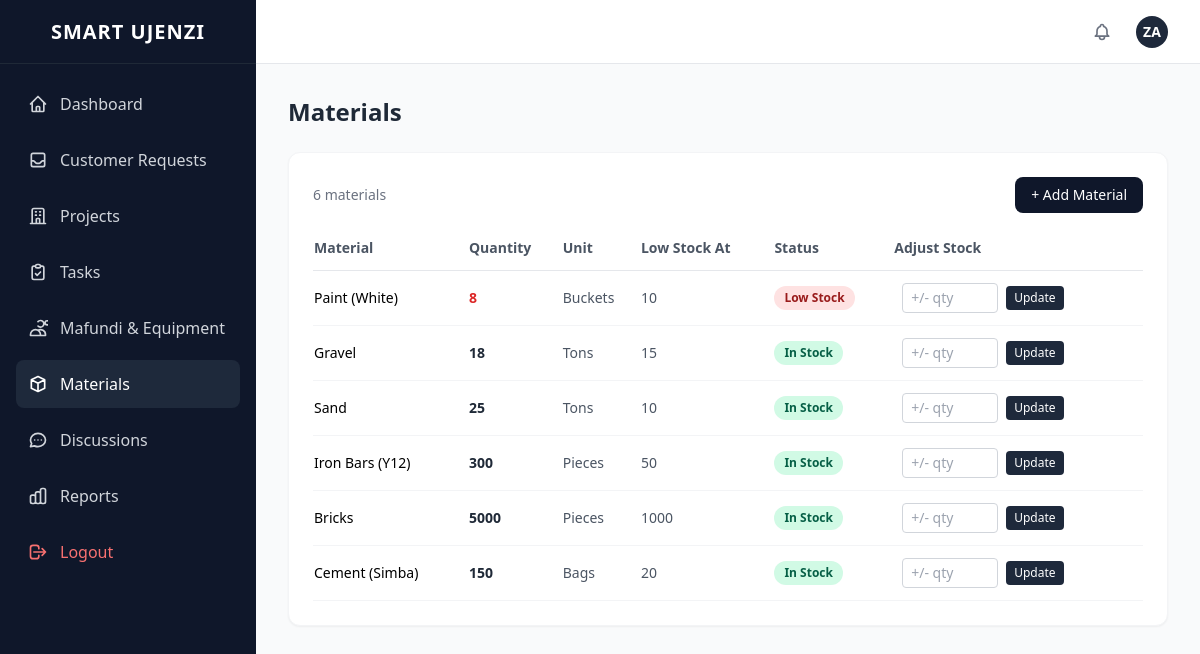
/materials.php (signed in), run on the app's committed database.
### tables this page shows
CREATE TABLE materials (
    id INT AUTO_INCREMENT PRIMARY KEY,
    name VARCHAR(255) NOT NULL,               
    quantity INT DEFAULT 0,                    
    unit VARCHAR(50) NOT NULL,                
    low_stock_threshold INT DEFAULT 10        
);

### includes/config.php (called while the page is built, shortened)
<?php
function getDB(): PDO {
    static $pdo = null;
    if ($pdo === null) {
        try {
            $dsn = DB_SOCKET && DB_USER === ''
                ? "mysql:unix_socket=" . DB_SOCKET . ";dbname=" . DB_NAME . ";charset=utf8mb4"
                : "mysql:host=" . DB_HOST . ";dbname=" . DB_NAME . ";charset=utf8mb4";
            $pdo = new PDO($dsn, DB_USER, DB_PASS, [
                PDO::ATTR_ERRMODE => PDO::ERRMODE_EXCEPTION,
                PDO::ATTR_DEFAULT_FETCH_MODE => PDO::FETCH_ASSOC,
            ]);
        } catch (PDOException $e) {
            if (APP_ENV === 'production') {
                die('Database connection failed. Please check your configuration.');
            }
            throw $e;
        }
    }
    return $pdo;
}

### includes/functions.php (called while the page is built, shortened)
<?php
require_once __DIR__ . '/config.php';
function runQuery(string $sql, array $params = []): array {
    $stmt = getDB()->prepare($sql);
    $stmt->execute($params);
    return $stmt->fetchAll();
}

### materials.php (the view, shortened to what this page needs)
<?php
$pageTitle = 'Materials';
require_once __DIR__ . '/includes/functions.php';
require_once __DIR__ . '/includes/header.php';
$materials = runQuery('SELECT * FROM materials ORDER BY id DESC');
?>
<div class="bg-white rounded-xl shadow-sm border border-gray-100 p-6">
    <div class="flex justify-between items-center mb-6">
        <p class="text-sm text-gray-500"><?= count($materials) ?> materials</p>
        <button onclick="openModal('create-modal')" class="px-4 py-2 bg-slate-900 text-white rounded-lg hover:bg-slate-800 transition-colors text-sm font-medium">+ Add Material</button>
    </div>
    <div class="overflow-x-auto">
        <table class="w-full text-sm">
            <thead>
                <tr class="border-b border-gray-200 text-left">
                    <th class="pb-3 font-semibold text-gray-600">Material</th>
                    <th class="pb-3 font-semibold text-gray-600">Quantity</th>
                    <th class="pb-3 font-semibold text-gray-600">Unit</th>
                    <th class="pb-3 font-semibold text-gray-600">Low Stock At</th>
                    <th class="pb-3 font-semibold text-gray-600">Status</th>
                    <th class="pb-3 font-semibold text-gray-600">Adjust Stock</th>
                </tr>
            </thead>
            <tbody>
                <?php foreach ($materials as $m): ?>
                <?php $isLow = $m['quantity'] <= $m['low_stock_threshold']; ?>
                <tr class="border-b border-gray-100 hover:bg-gray-50">
                    <td class="py-3 font-medium"><?= htmlspecialchars($m['name']) ?></td>
                    <td class="py-3 font-bold <?= $isLow ? 'text-red-600' : 'text-gray-800' ?>"><?= $m['quantity'] ?></td>
                    <td class="py-3 text-gray-600"><?= htmlspecialchars($m['unit']) ?></td>
                    <td class="py-3 text-gray-600"><?= $m['low_stock_threshold'] ?></td>
                    <td class="py-3">
                        <?php if ($isLow): ?>
                            <span class="badge badge-red">Low Stock</span>
                        <?php else: ?>
                            <span class="badge badge-green">In Stock</span>
                        <?php endif; ?>
                    </td>
                    <td class="py-3">
                        <form method="POST" class="flex items-center space-x-2" onsubmit="return confirm('Adjust stock?')">
                            <input type="number" name="amount" placeholder="+/- qty" required
                                   class="w-24 px-2 py-1 border border-gray-300 rounded text-sm focus:outline-none focus:ring-1 focus:ring-slate-500">
                            <button type="submit" class="text-xs px-2 py-1 bg-slate-800 text-white rounded hover:bg-slate-700">Update</button>
                        </form>
                    </td>
                </tr>
                <?php endforeach; ?>
            </tbody>
        </table>
    </div>
</div>
<?php require_once __DIR__ . '/includes/footer.php'; ?>

### includes/header.php (shortened to what this page needs)
<!DOCTYPE html>
<html lang="en">
<head>
    <script src="https://cdn.tailwindcss.com"></script>
    <link rel="stylesheet" href="assets/css/style.css">
</head>
<body class="min-h-screen bg-gray-50 flex">
<?php
require_once __DIR__ . '/functions.php';
$role = $_SESSION['role'] ?? '';
$userName = $_SESSION['user_name'] ?? 'User';
$filteredNav = array_filter($navItems, fn($item) => in_array($role, $item['roles']));
?>
<aside id="sidebar" class="fixed inset-y-0 left-0 z-30 w-64 bg-slate-900 text-white transform -translate-x-full lg:translate-x-0 lg:static lg:inset-auto transition-transform duration-300">
    <div class="flex items-center justify-center h-16 border-b border-gray-800">
        <h1 class="text-xl font-bold tracking-wider">SMART UJENZI</h1>
    </div>
    <nav class="p-4 space-y-2">
        <?php foreach ($filteredNav as $item): ?>
            <a href="<?= $item['path'] ?>"
               class="flex items-center p-3 rounded-lg hover:bg-slate-800 text-gray-300 hover:text-white transition-colors <?= basename($_SERVER['PHP_SELF']) === $item['path'] ? 'bg-slate-800 text-white' : '' ?>">
                <span class="mr-3 flex-shrink-0"><?= $item['icon'] ?></span>
                <?= $item['name'] ?>
            </a>
        <?php endforeach; ?>
        <a href="logout.php" class="flex items-center p-3 rounded-lg hover:bg-red-900/50 text-red-400 w-full transition-colors mt-8">
            <span class="mr-3 flex-shrink-0"><svg class="w-5 h-5" fill="none" stroke="currentColor" viewBox="0 0 24 24"><path stroke-linecap="round" stroke-linejoin="round" stroke-width="2" d="M17 16l4-4m0 0l-4-4m4 4H7m6 4v1a3 3 0 01-3 3H6a3 3 0 01-3-3V7a3 3 0 013-3h4a3 3 0 013 3v1"/></svg></span> Logout
        </a>
    </nav>
</aside>
<div class="flex-1 flex flex-col min-w-0">
    <header class="h-16 bg-white border-b border-gray-200 flex items-center justify-between px-4 lg:px-8">
        <div class="flex items-center space-x-4 ml-auto relative">
            <div class="relative">
                <button onclick="toggleNotifications()" class="p-2 text-gray-500 hover:bg-gray-100 rounded-full relative">
                </button>
            </div>
            <div class="w-8 h-8 rounded-full bg-slate-800 text-white flex items-center justify-center font-semibold text-sm">
                <?= strtoupper(substr($userName, 0, 2)) ?>
            </div>
        </div>
    </header>
    <main class="flex-1 p-4 lg:p-8 overflow-y-auto relative z-0">
        <?php if (isset($pageTitle)): ?>
            <h2 class="text-2xl font-bold text-gray-800 mb-6"><?= $pageTitle ?></h2>
        <?php endif; ?>

### includes/footer.php (shortened to what this page needs)
    </main>
</div>
</body>
</html>

### assets/css/style.css (style rules this page uses)
.badge { display: inline-flex; align-items: center; padding: 2px 10px; border-radius: 9999px; font-size: 0.75rem; font-weight: 600; }
.badge-green { background-color: #d1fae5; color: #065f46; }
.badge-red { background-color: #fee2e2; color: #991b1b; }

### data on the page
materials: name "Paint (White)", quantity "8", unit "Buckets", low_stock_threshold "10", shows "Low Stock"
materials: name "Gravel", quantity "18", unit "Tons", low_stock_threshold "15", shows "In Stock"
materials: name "Sand", quantity "25", unit "Tons", low_stock_threshold "10", shows "In Stock"
materials: name "Iron Bars (Y12)", quantity "300", unit "Pieces", low_stock_threshold "50", shows "In Stock"
materials: name "Bricks", quantity "5000", unit "Pieces", low_stock_threshold "1000", shows "In Stock"
materials: name "Cement (Simba)", quantity "150", unit "Bags", low_stock_threshold "20", shows "In Stock"

### other printed values
$item['name'] "Dashboard"
$item['name'] "Customer Requests"
$item['name'] "Projects"
$item['name'] "Tasks"
$item['name'] "Mafundi & Equipment"
$item['name'] "Materials"
$item['name'] "Discussions"
$item['name'] "Reports"
substr($userName, 0, 2) "ZA"
$pageTitle "Materials"
count($materials) "6"
